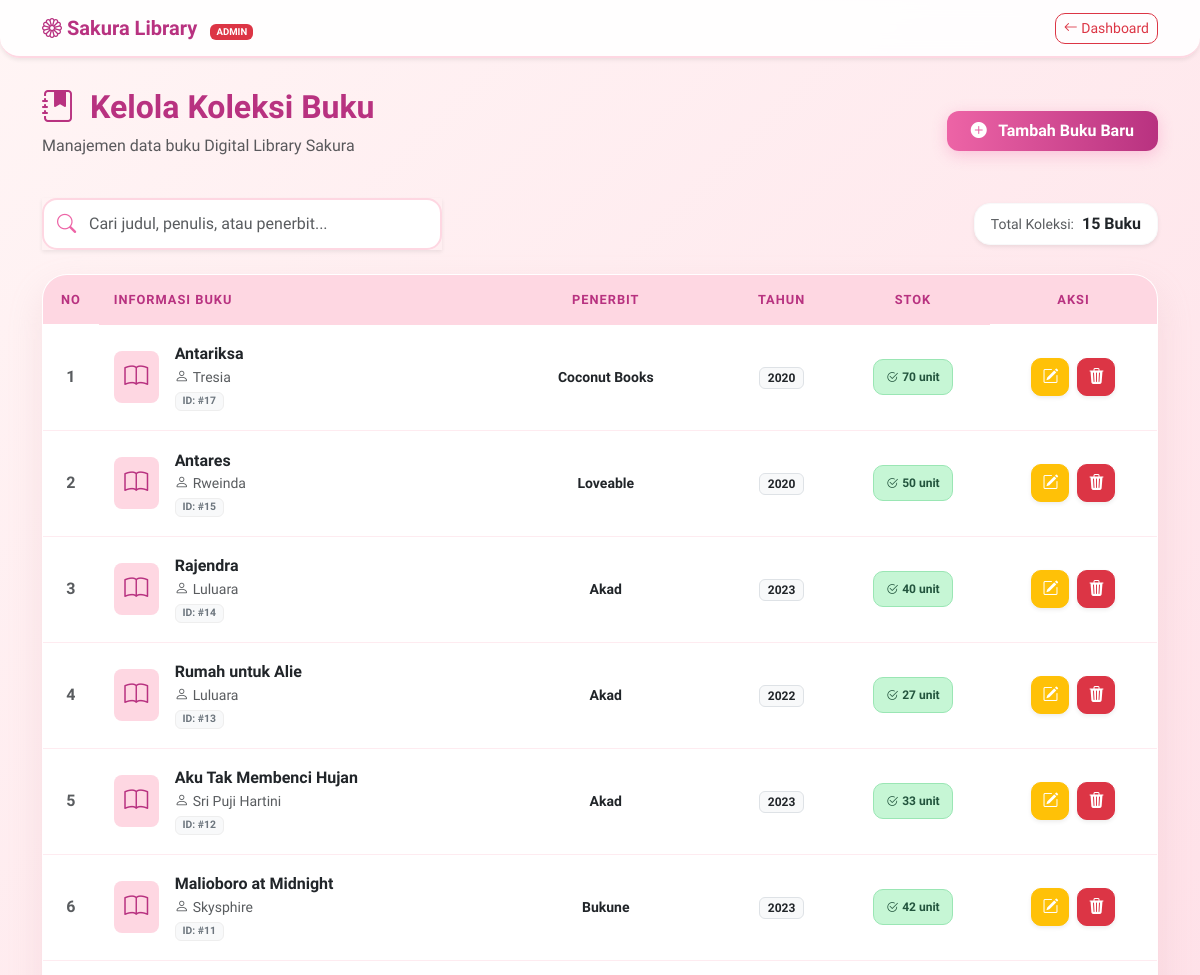
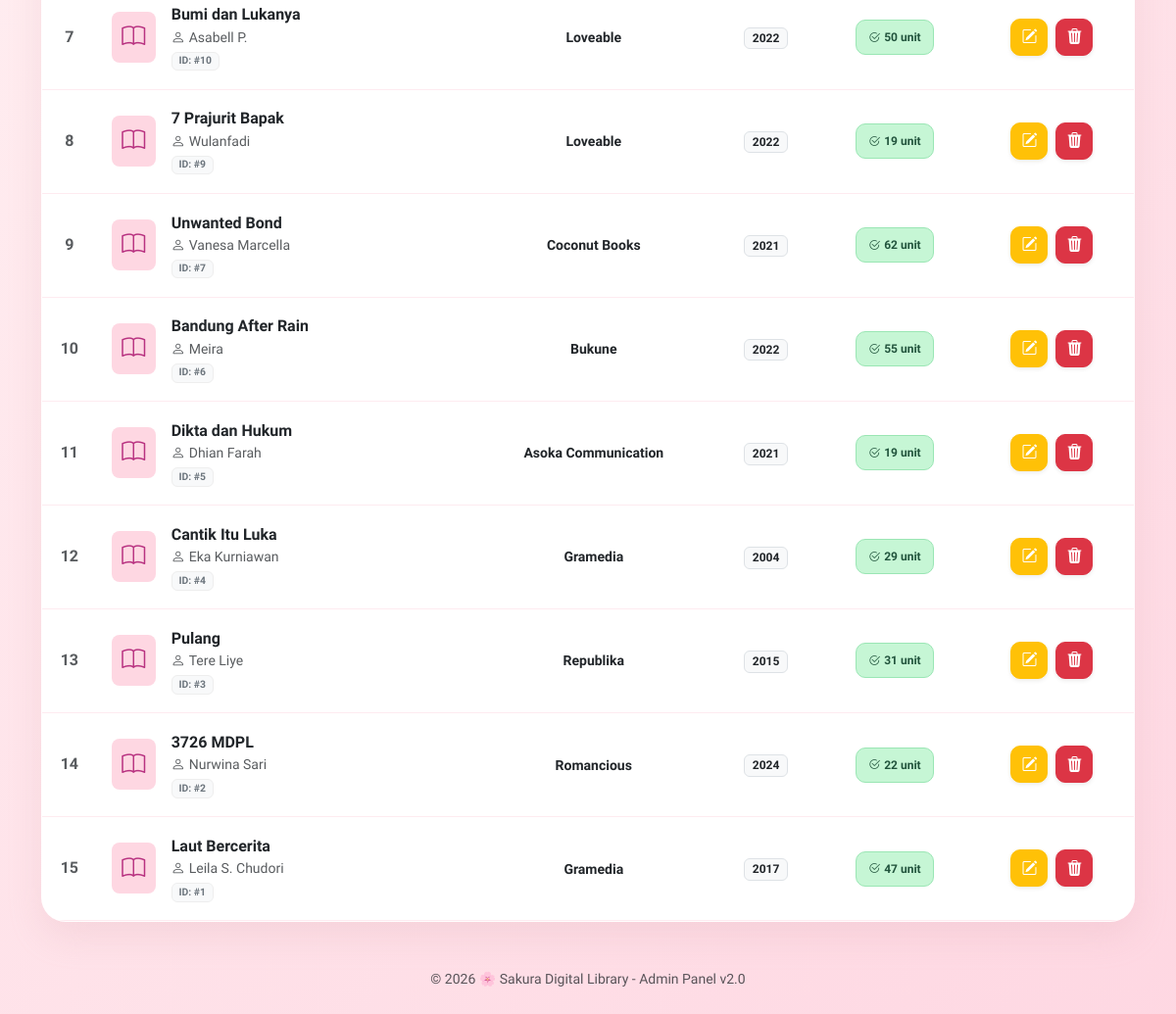
Page /admin/buku.php (signed in) on the committed database (2 pictures, top to bottom).
### tables this page shows
CREATE TABLE `buku` (
  `id_buku` int(11) NOT NULL,
  `judul` varchar(255) NOT NULL,
  `penulis` varchar(255) NOT NULL,
  `penerbit` varchar(255) NOT NULL,
  `tahun_terbit` int(11) NOT NULL,
  `stok` int(11) DEFAULT 0
);

### admin/buku.php (the view, shortened to what this page needs)
<?php
include '../config/koneksi.php';
$query = mysqli_query($koneksi, "SELECT * FROM buku ORDER BY id_buku DESC");
?>
<!DOCTYPE html>
<html lang="id">
<head>
    <link href="https://cdn.jsdelivr.net/npm/bootstrap@5.3.0/dist/css/bootstrap.min.css" rel="stylesheet">
    <link rel="stylesheet" href="https://cdn.jsdelivr.net/npm/bootstrap-icons@1.11.1/font/bootstrap-icons.css">
</head>
<body class="pb-5">
<nav class="navbar navbar-sakura sticky-top shadow-sm">
    <div class="container">
        <span class="navbar-brand fw-bold" style="color: var(--sakura-dark);">
            <i class="bi bi-flower1"></i> Sakura Library <span class="badge bg-danger ms-2" style="font-size: 0.6rem;">ADMIN</span>
        </span>
        <a href="index.php" class="btn btn-sm btn-outline-danger" style="border-radius: 10px;">
            <i class="bi bi-arrow-left"></i> Dashboard
        </a>
    </div>
</nav>
<div class="container main-content">
    <div class="row align-items-center mb-4">
        <div class="col-md-6">
            <h2 class="fw-bold" style="color: var(--sakura-dark);"><i class="bi bi-journal-bookmark-fill me-2"></i> Kelola Koleksi Buku</h2>
            <p class="text-muted">Manajemen data buku Digital Library Sakura</p>
        </div>
        <div class="col-md-6 text-md-end">
            <a href="tambah_buku.php" class="btn btn-sakura px-4 py-2">
                <i class="bi bi-plus-circle-fill me-2"></i> Tambah Buku Baru
            </a>
        </div>
    </div>
    <div class="row mb-4 g-3 align-items-center">
        <div class="col-md-6">
            <div class="search-container shadow-sm w-100">
                <i class="bi bi-search search-icon"></i>
                <input type="text" id="searchInput" class="form-control search-input" placeholder="Cari judul, penulis, atau penerbit...">
            </div>
        </div>
        <div class="col-md-6 text-md-end">
            <div class="d-inline-block p-2 px-3 bg-white rounded-4 shadow-sm border border-light">
                <span class="text-muted small">Total Koleksi:</span>
                <span class="fw-bold text-dark ms-1"><?= mysqli_num_rows($query); ?> Buku</span>
            </div>
        </div>
    </div>
    <div class="card sakura-card">
        <div class="table-responsive">
            <table class="table table-hover align-middle mb-0" id="bukuTable">
                <thead>
                    <tr class="text-center">
                        <th width="5%">No</th>
                        <th class="text-start">Informasi Buku</th>
                        <th>Penerbit</th>
                        <th>Tahun</th>
                        <th>Stok</th>
                        <th width="15%">Aksi</th>
                    </tr>
                </thead>
                <tbody>
                    <?php
                    $no = 1;
                    if(mysqli_num_rows($query) > 0) {
                        while($row = mysqli_fetch_assoc($query)) { ?>
                        <tr>
                            <td class="text-center fw-bold text-muted"><?= $no++; ?></td>
                            <td>
                                <div class="d-flex align-items-center">
                                    <div class="bg-sakura-light p-2 rounded-3 me-3 d-none d-sm-block" style="background: var(--sakura-light); min-width: 45px; text-align: center;">
                                        <i class="bi bi-book fs-4" style="color: var(--sakura-dark);"></i>
                                    </div>
                                    <div>
                                        <div class="fw-bold text-dark"><?= htmlspecialchars($row['judul']); ?></div>
                                        <div class="small text-muted"><i class="bi bi-person me-1"></i><?= htmlspecialchars($row['penulis']); ?></div>
                                        <span class="badge bg-light text-secondary mt-1" style="font-size: 0.65rem; border: 1px solid #eee;">ID: #<?= $row['id_buku']; ?></span>
                                    </div>
                                </div>
                            </td>
                            <td class="text-center">
                                <span class="small fw-semibold"><?= htmlspecialchars($row['penerbit']); ?></span>
                            </td>
                            <td class="text-center">
                                <span class="badge bg-light text-dark border"><?= $row['tahun_terbit']; ?></span>
                            </td>
                            <td class="text-center">
                                <?php if($row['stok'] > 0): ?>
                                    <span class="badge-stok stok-aman">
                                        <i class="bi bi-check2-circle me-1"></i><?= $row['stok']; ?> unit
                                    </span>
                                <?php else: ?>
                                    <span class="badge-stok stok-habis">
                                        <i class="bi bi-x-circle me-1"></i>Habis
                                    </span>
                                <?php endif; ?>
                            </td>
                            <td class="text-center">
                                <div class="d-flex gap-2 justify-content-center">
                                    <a href="edit_buku.php?id=<?= $row['id_buku']; ?>" class="btn btn-warning btn-action shadow-sm" title="Edit Data">
                                        <i class="bi bi-pencil-square"></i>
                                    </a>
                                    <a href="hapus_buku.php?id=<?= $row['id_buku']; ?>"
                                       class="btn btn-danger btn-action shadow-sm"
                                       title="Hapus Buku"
                                       onclick="return confirm('Apakah Anda yakin ingin menghapus buku ini?')">
                                        <i class="bi bi-trash3-fill"></i>
                                    </a>
                                </div>
                            </td>
                        </tr>
                        <?php }
                    } ?>
                </tbody>
            </table>
        </div>
    </div>
    <footer class="text-center mt-5 text-muted small">
        <p>&copy; 2026 🌸 Sakura Digital Library - Admin Panel v2.0</p>
    </footer>
</div>
</body>
</html>

### admin/buku.php (style rules this page uses)
:root { --sakura-pink: #ed64a6; --sakura-dark: #b83280; --sakura-light: #fed7e2; --sakura-bg: #fff5f5; }
body { font-family: 'Quicksand', sans-serif; background: linear-gradient(135deg, #fff5f5 0%, #fed7e2 100%); min-height: 100vh; color: #4a5568; }
.navbar-sakura { background: rgba(255, 255, 255, 0.9); backdrop-filter: blur(10px); border-bottom: 2px solid var(--sakura-light); border-radius: 0 0 20px 20px; margin-bottom: 30px; }
.sakura-card { background: rgba(255, 255, 255, 0.9); backdrop-filter: blur(10px); border-radius: 25px; border: 1px solid rgba(255, 255, 255, 0.5); box-shadow: 0 15px 35px rgba(214, 158, 172, 0.2); overflow: hidden; }
.search-container { max-width: 400px; position: relative; }
.search-input { border-radius: 15px; border: 2px solid var(--sakura-light); padding: 12px 15px 12px 45px; transition: 0.3s; background: white; }
.search-icon { position: absolute; left: 15px; top: 50%; transform: translateY(-50%); color: var(--sakura-pink); font-size: 1.2rem; }
.btn-sakura { background: linear-gradient(to right, var(--sakura-pink), var(--sakura-dark)); color: white; border-radius: 12px; font-weight: 700; border: none; transition: all 0.3s ease; box-shadow: 0 4px 15px rgba(237, 100, 166, 0.3); }
.table thead th { background-color: var(--sakura-light); color: var(--sakura-dark); font-weight: 700; text-transform: uppercase; font-size: 0.8rem; letter-spacing: 1px; padding: 15px; border: none; }
.table tbody td { padding: 18px 15px; border-color: rgba(254, 215, 226, 0.5); }
.badge-stok { font-weight: 700; padding: 8px 12px; border-radius: 10px; font-size: 0.75rem; display: inline-block; }
.stok-aman { background: #c6f6d5; color: #22543d; border: 1px solid #9ae6b4; }
.btn-action { width: 38px; height: 38px; display: inline-flex; align-items: center; justify-content: center; border-radius: 10px; transition: 0.2s; color: white !important; }
.main-content { animation: fadeIn 0.6s ease-out; }

### rows in the picture
buku: judul "Antariksa", penulis "Tresia", id_buku "17", penerbit "Coconut Books", tahun_terbit "2020", stok "70"
buku: judul "Antares", penulis "Rweinda", id_buku "15", penerbit "Loveable", tahun_terbit "2020", stok "50"
buku: judul "Rajendra", penulis "Luluara", id_buku "14", penerbit "Akad", tahun_terbit "2023", stok "40"
buku: judul "Rumah untuk Alie", penulis "Luluara", id_buku "13", penerbit "Akad", tahun_terbit "2022", stok "27"
buku: judul "Aku Tak Membenci Hujan", penulis "Sri Puji Hartini", id_buku "12", penerbit "Akad", tahun_terbit "2023", stok "33"
buku: judul "Malioboro at Midnight", penulis "Skysphire", id_buku "11", penerbit "Bukune", tahun_terbit "2023", stok "42"
buku: judul "Bumi dan Lukanya", penulis "Asabell P.", id_buku "10", penerbit "Loveable", tahun_terbit "2022", stok "50"
buku: judul "7 Prajurit Bapak", penulis "Wulanfadi", id_buku "9", penerbit "Loveable", tahun_terbit "2022", stok "19"
buku: judul "Unwanted Bond", penulis "Vanesa Marcella", id_buku "7", penerbit "Coconut Books", tahun_terbit "2021", stok "62"
buku: judul "Bandung After Rain", penulis "Meira", id_buku "6", penerbit "Bukune", tahun_terbit "2022", stok "55"
buku: judul "Dikta dan Hukum", penulis "Dhian Farah", id_buku "5", penerbit "Asoka Communication", tahun_terbit "2021", stok "19"
buku: judul "Cantik Itu Luka", penulis "Eka Kurniawan", id_buku "4", penerbit "Gramedia", tahun_terbit "2004", stok "29"
buku: judul "Pulang", penulis "Tere Liye", id_buku "3", penerbit "Republika", tahun_terbit "2015", stok "31"
buku: judul "3726 MDPL", penulis "Nurwina Sari", id_buku "2", penerbit "Romancious", tahun_terbit "2024", stok "22"
buku: judul "Laut Bercerita", penulis "Leila S. Chudori", id_buku "1", penerbit "Gramedia", tahun_terbit "2017", stok "47"

### other values in the picture
mysqli_num_rows($query) "15"
